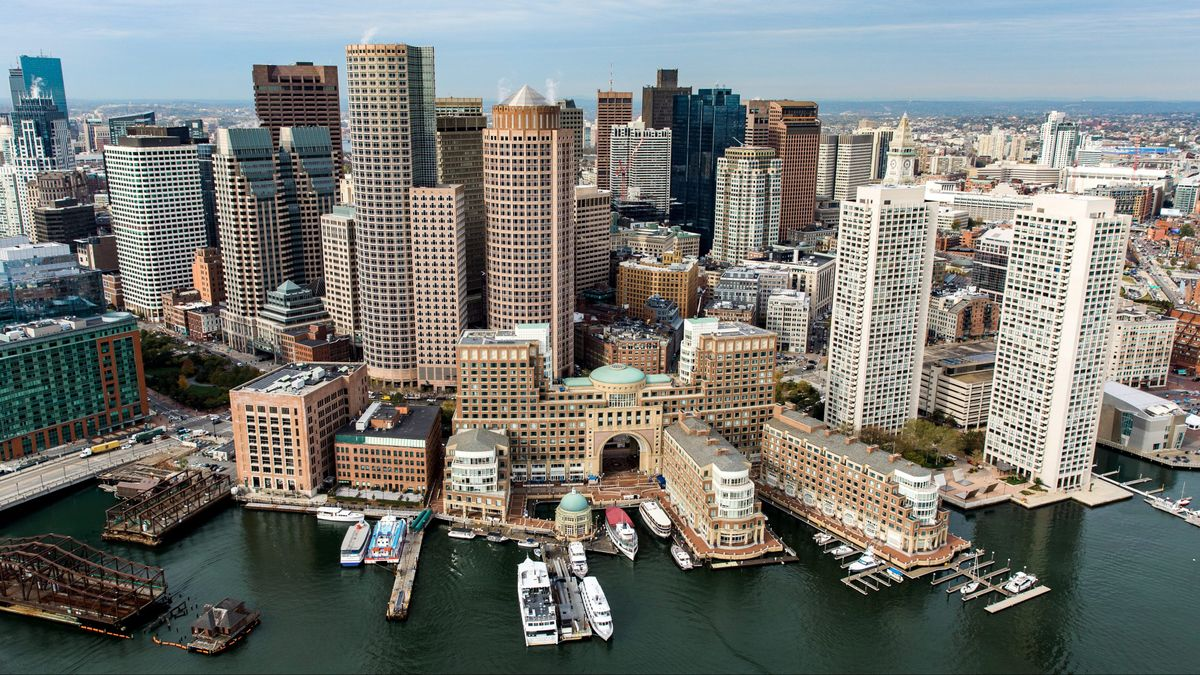
#> input picture Photos/boston.jpg, 1200 x 675 px
$ python splitmerge.py
#> lines starting #> are read from the running program, lines starting #| are printed output that depends on the picture
import cv2 as cv
import numpy as np

img = cv.imread('Photos/boston.jpg')
#> img is the input picture: shape (675, 1200, 3); mean B, G, R 116.8, 121.3, 119.2
cv.imshow('Boston', img)

blank = np.zeros(img.shape[:2], dtype='uint8')

b,g,r = cv.split(img)
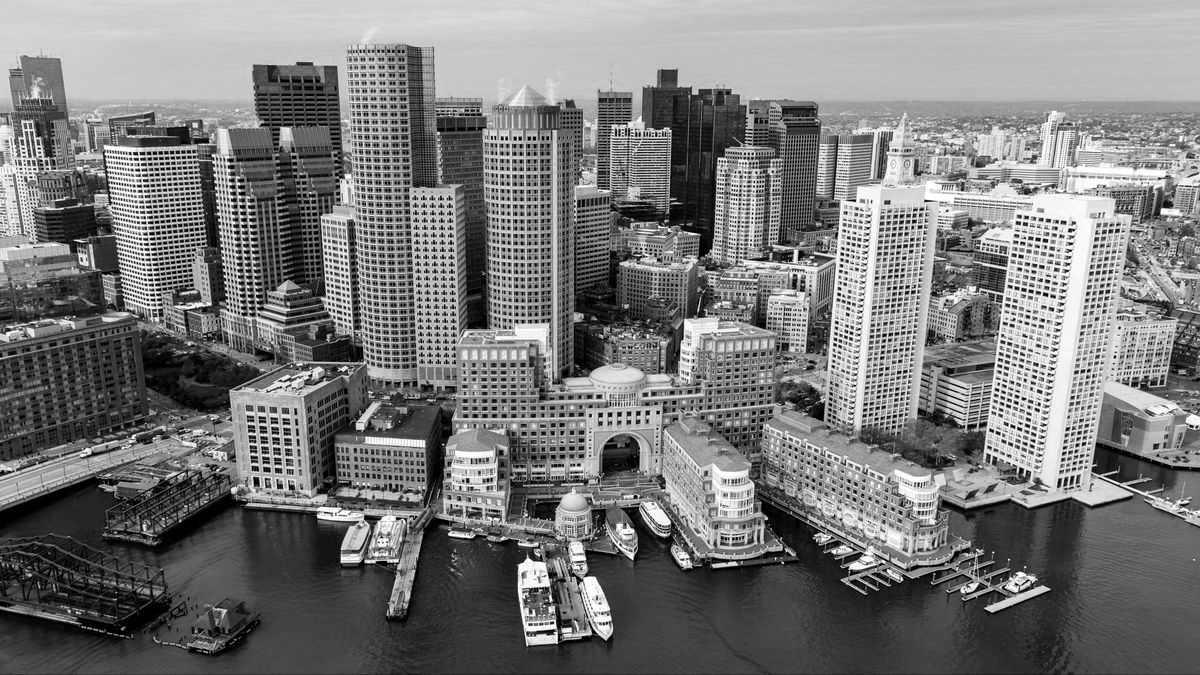
#> g: shape (675, 1200); min 0, max 255, mean 121.3
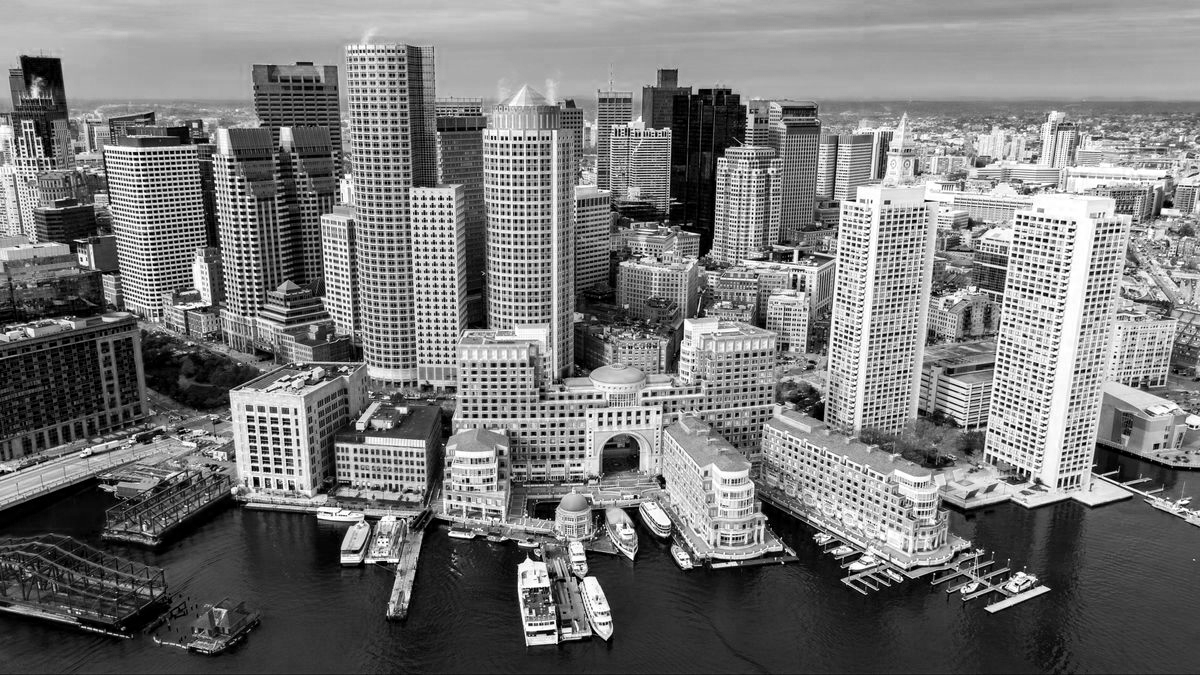
#> r: shape (675, 1200); min 0, max 255, mean 119.2
blue = cv.merge([b,blank,blank ])
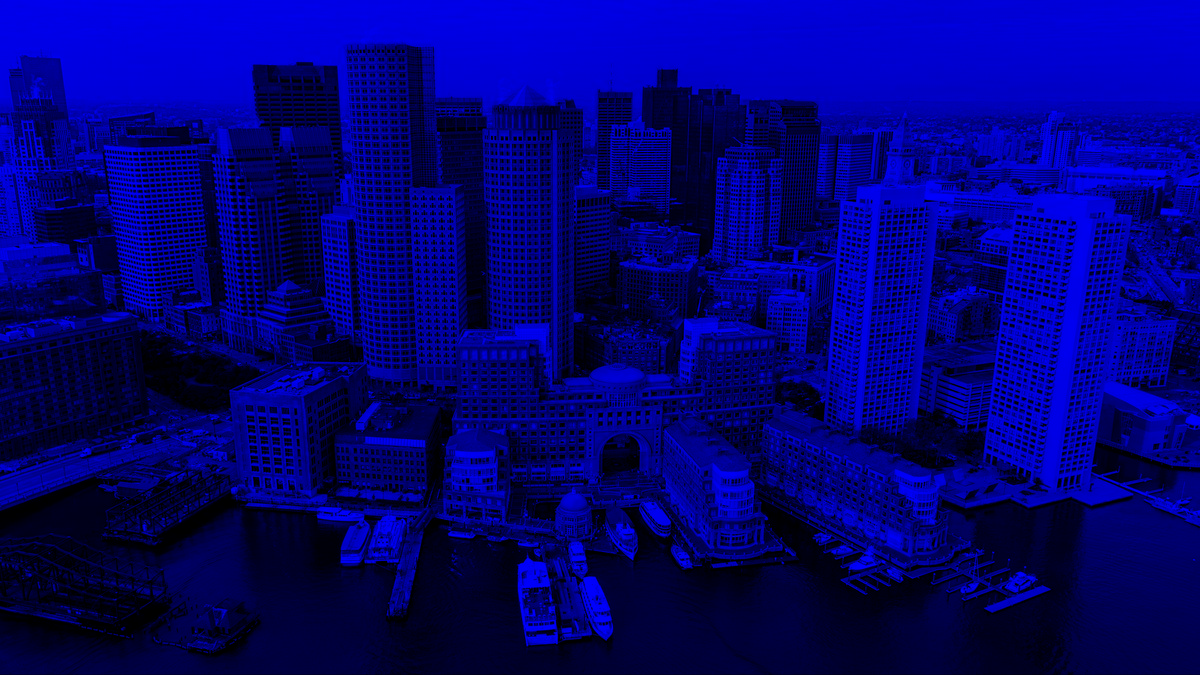
#> blue: shape (675, 1200, 3); mean of channels 0, 1, 2 116.8, 0, 0; drawn as B, G, R
green = cv.merge([blank, g, blank])
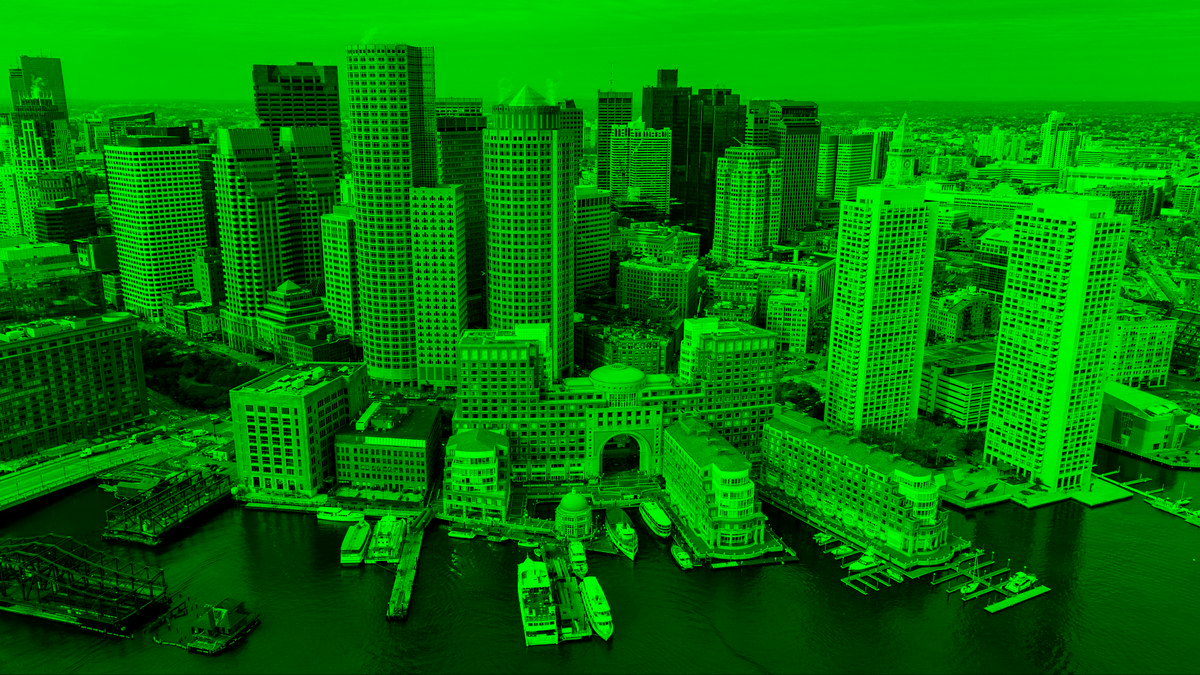
#> green: shape (675, 1200, 3); mean of channels 0, 1, 2 0, 121.3, 0; drawn as B, G, R
red = cv.merge([blank, blank, r])
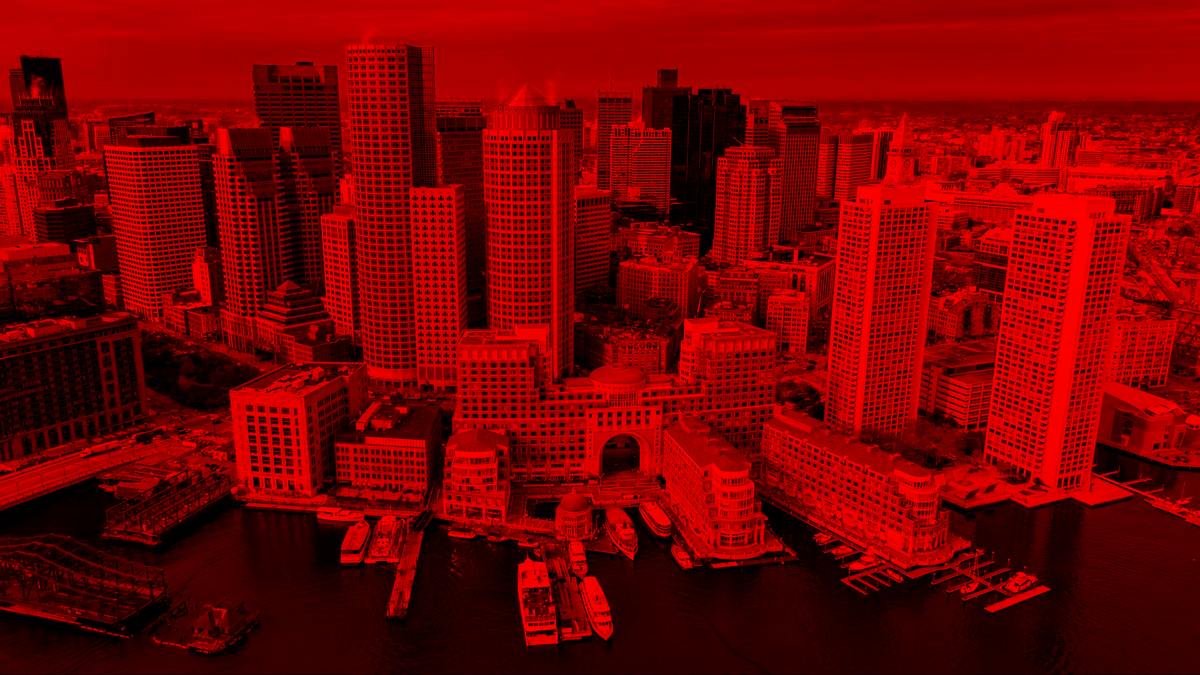
#> red: shape (675, 1200, 3); mean of channels 0, 1, 2 0, 0, 119.2; drawn as B, G, R
mergedback = cv.merge([b,g,r])

cv.imshow('Blue', blue)
cv.imshow('Green', green)
cv.imshow('Red', red)
cv.imshow('Mergedback', mergedback)

print(img.shape)
#| (675, 1200, 3)
print(b.shape)
#| (675, 1200)
print(g.shape)
#| (675, 1200)
print(r.shape)
#| (675, 1200)

cv.waitKey(0)

$ run again, with Photos/cat1.jpg copied over Photos/boston.jpg
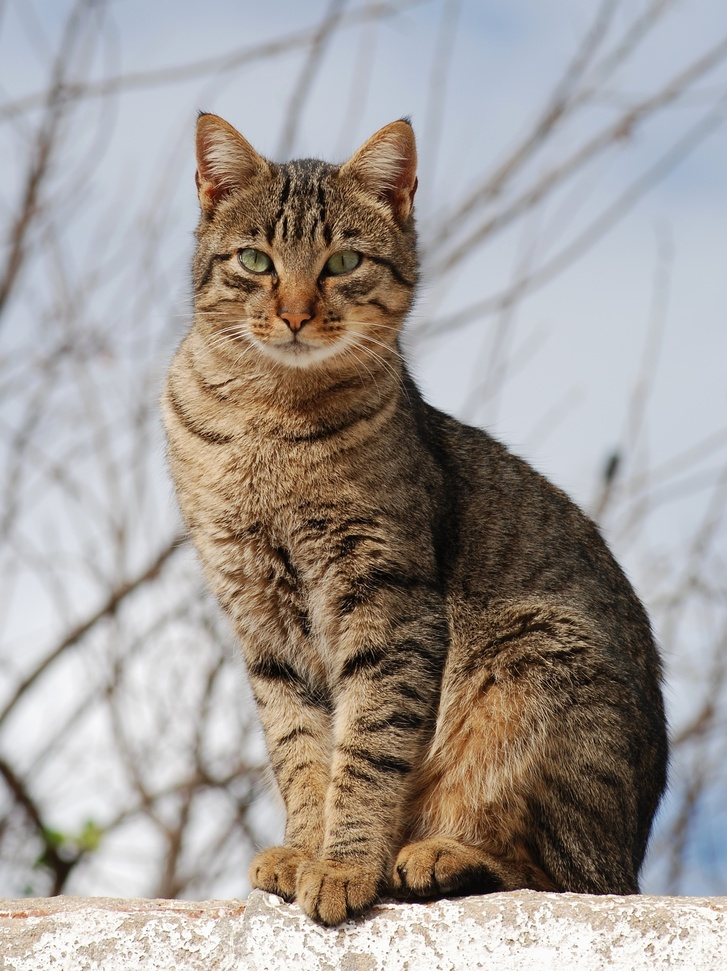
#> input picture Photos/cat1.jpg, 727 x 971 px, shrunk from 1795 x 2397 before the run
#> img is the input picture: shape (971, 727, 3); mean B, G, R 150, 154.8, 161.8
#> `green = cv.merge([blank, g, blank])`:
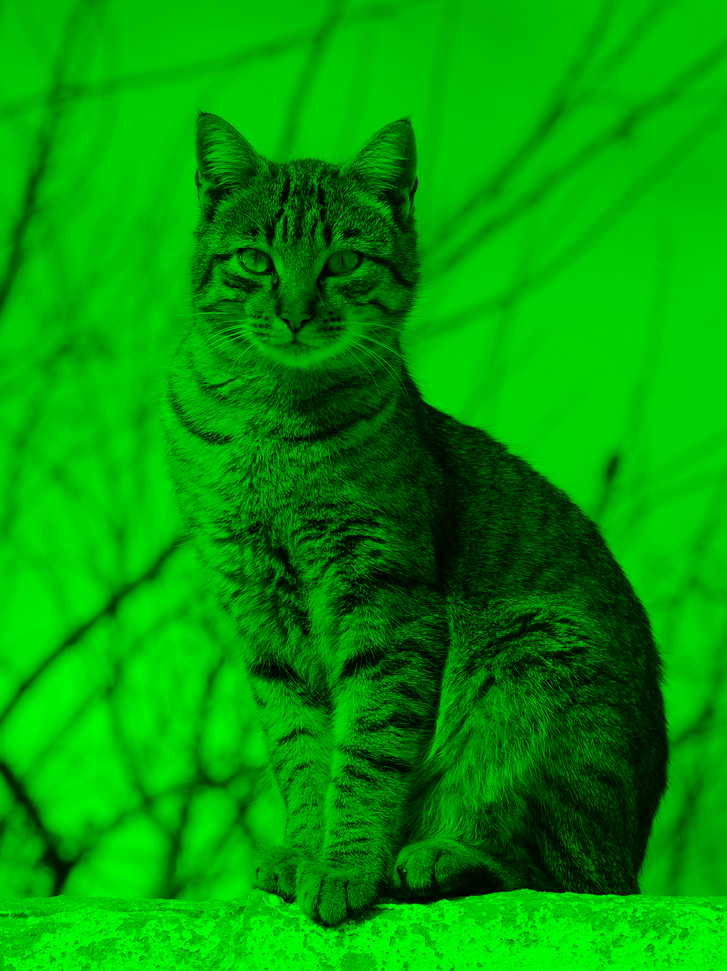
#> green: shape (971, 727, 3); mean of channels 0, 1, 2 0, 154.8, 0; drawn as B, G, R
#> `red = cv.merge([blank, blank, r])`:
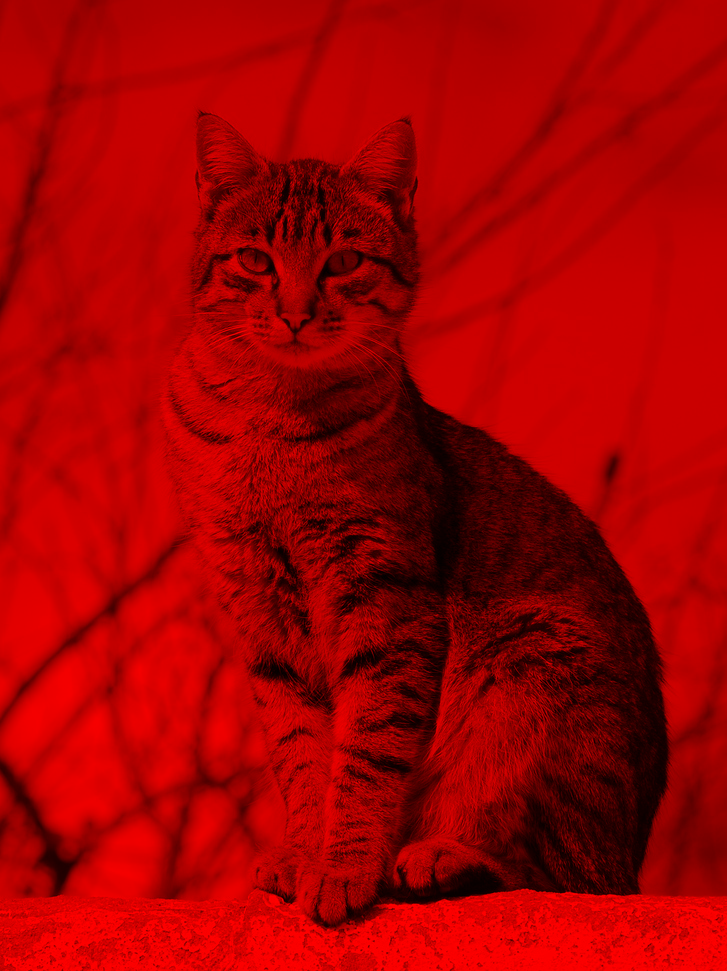
#> red: shape (971, 727, 3); mean of channels 0, 1, 2 0, 0, 161.8; drawn as B, G, R
#| (971, 727, 3)
#| (971, 727)
#| (971, 727)
#| (971, 727)

$ run again, with Photos/cat10.jpg copied over Photos/boston.jpg
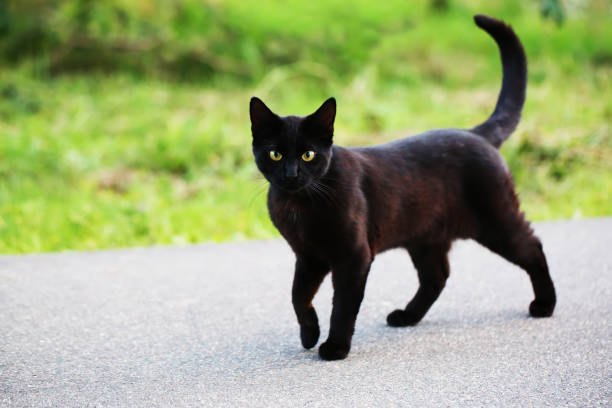
#> input picture Photos/cat10.jpg, 612 x 408 px
#> img is the input picture: shape (408, 612, 3); mean B, G, R 121.3, 166, 154.2
#> `green = cv.merge([blank, g, blank])`:
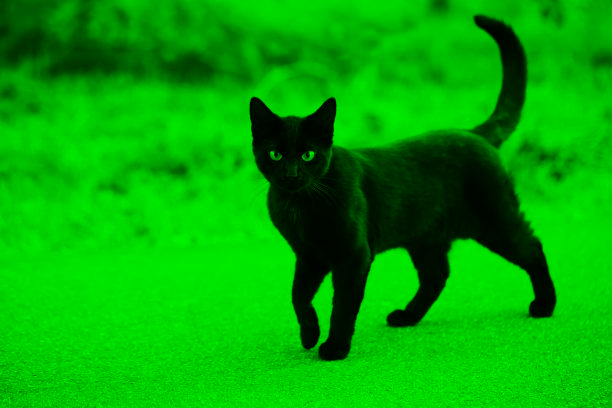
#> green: shape (408, 612, 3); mean of channels 0, 1, 2 0, 166, 0; drawn as B, G, R
#> `red = cv.merge([blank, blank, r])`:
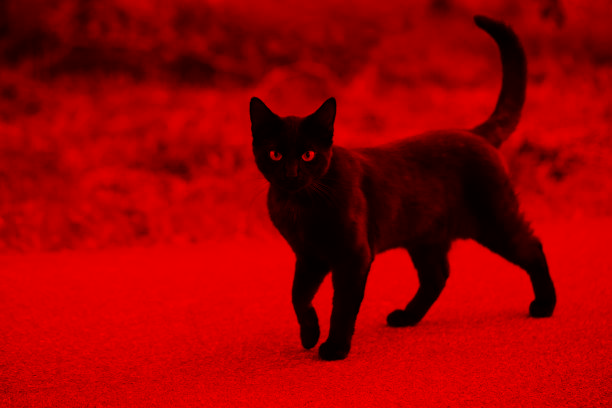
#> red: shape (408, 612, 3); mean of channels 0, 1, 2 0, 0, 154.2; drawn as B, G, R
#| (408, 612, 3)
#| (408, 612)
#| (408, 612)
#| (408, 612)
